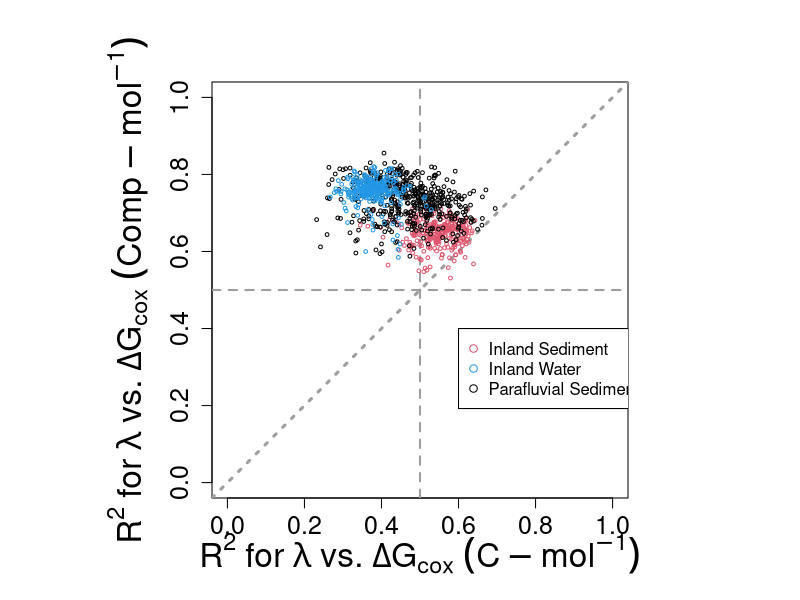
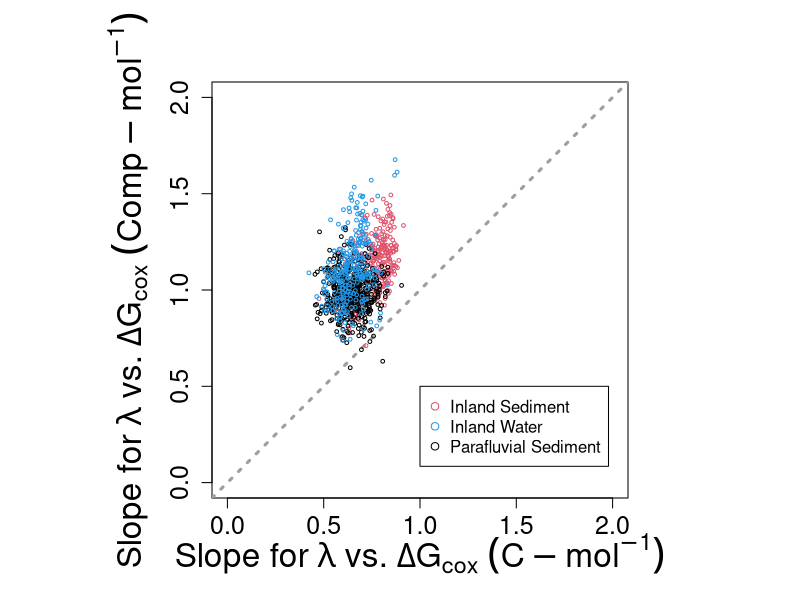

Here is the R script that generated these plots, in order:
# this is for combining the OM trait regression stats from across multiple datasets and then making plots
# the plots are based on the R2 and slope defined 2D spaces
# currently combining ECA and S19S

eca = read.csv("ECA_Trait_Reg_Stats.csv",stringsAsFactors = F)
s19s = read.csv("S19S_Trait_Reg_Stats.csv",stringsAsFactors = F)

# a check, must be TRUE
identical(colnames(eca),colnames(s19s))

stats.comp = rbind(eca,s19s)
str(stats.comp)

#### plotting

pdf("Combined_R2_v_R2.pdf")

  par(pty="s")
  plot(stats.comp$Comp.mol.R2 ~ stats.comp$C.mol.R2,typ="n",ylim=c(0,1),xlim=c(0,1),cex=0.5,
       xlab=expression(R^{2} ~ "for" ~ lambda ~ vs. ~ Delta*G[cox] ~ (C-mol^{-1})),
       ylab=expression(R^{2} ~ "for" ~ lambda ~ vs. ~ Delta*G[cox] ~ (Comp-mol^{-1})),
       cex.lab=2,cex.axis=1.5)
  abline(v=0.5,lwd=2,col=8,lty=2)
  abline(h=0.5,lwd=2,col=8,lty=2)
  abline(0,1,lwd=3,col=8,lty=3)

  points(stats.comp$Comp.mol.R2[grep(pattern = "Sed",x = stats.comp$Sample_ID)] ~ stats.comp$C.mol.R2[grep(pattern = "Sed",x = stats.comp$Sample_ID)],cex=0.5,col=2)
  points(stats.comp$Comp.mol.R2[grep(pattern = "ECA",x = stats.comp$Sample_ID)] ~ stats.comp$C.mol.R2[grep(pattern = "ECA",x = stats.comp$Sample_ID)],cex=0.5,col=1)
  points(stats.comp$Comp.mol.R2[-grep(pattern = "Sed|ECA",x = stats.comp$Sample_ID)] ~ stats.comp$C.mol.R2[-grep(pattern = "Sed|ECA",x = stats.comp$Sample_ID)],cex=0.5,col=4)

  legend(x = 0.6,y = 0.4,legend = c("Inland Sediment","Inland Water","Parafluvial Sediment"),col=c(2,4,1),pch=1)
  
dev.off()

axis.max = ceiling(max(range(stats.comp$Comp.mol.slope),range(stats.comp$C.mol.slope)))

pdf("Combined_Slope_v_Slope.pdf")

par(pty="s")
plot(stats.comp$Comp.mol.slope ~ stats.comp$C.mol.slope,typ="n",ylim=c(0,axis.max),xlim=c(0,axis.max),cex=0.5,
     xlab=expression("Slope" ~ "for" ~ lambda ~ vs. ~ Delta*G[cox] ~ (C-mol^{-1})),
     ylab=expression("Slope" ~ "for" ~ lambda ~ vs. ~ Delta*G[cox] ~ (Comp-mol^{-1})),
     cex.lab=2,cex.axis=1.5)
  abline(0,1,lwd=3,col=8,lty=3)

  points(stats.comp$Comp.mol.slope[grep(pattern = "Sed",x = stats.comp$Sample_ID)] ~ stats.comp$C.mol.slope[grep(pattern = "Sed",x = stats.comp$Sample_ID)],cex=0.5,col=2)
  points(stats.comp$Comp.mol.slope[grep(pattern = "ECA",x = stats.comp$Sample_ID)] ~ stats.comp$C.mol.slope[grep(pattern = "ECA",x = stats.comp$Sample_ID)],cex=0.5,col=1)
  points(stats.comp$Comp.mol.slope[-grep(pattern = "Sed|ECA",x = stats.comp$Sample_ID)] ~ stats.comp$C.mol.slope[-grep(pattern = "Sed|ECA",x = stats.comp$Sample_ID)],cex=0.5,col=4)

  legend(x = 1,y = 0.5,legend = c("Inland Sediment","Inland Water","Parafluvial Sediment"),col=c(2,4,1),pch=1)

dev.off()

